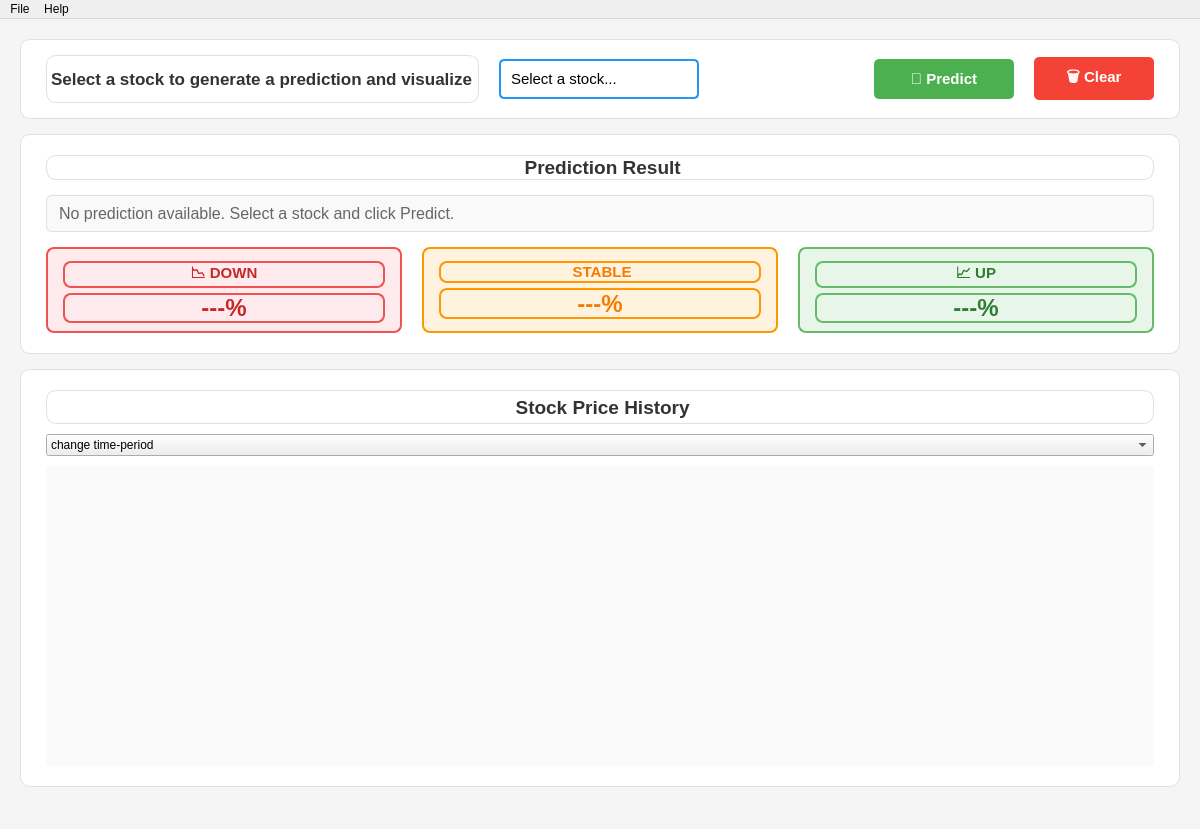
<?xml version="1.0" encoding="UTF-8"?>
<ui version="4.0">
 <class>MainWindow</class>
 <widget class="QMainWindow" name="MainWindow">
  <property name="geometry">
   <rect>
    <x>0</x>
    <y>0</y>
    <width>1200</width>
    <height>829</height>
   </rect>
  </property>
  <property name="windowTitle">
   <string>Stock Price Predictor - ML Dashboard</string>
  </property>
  <property name="styleSheet">
   <string notr="true">QMainWindow {
    background-color: #f5f5f5;
}

QLabel {
    font-family: Segoe UI;
}

QPushButton {
    border-radius: 5px;
    padding: 8px 16px;
    font-weight: bold;
    font-size: 11pt;
}

QPushButton:hover {
    opacity: 0.9;
}</string>
  </property>
  <widget class="QWidget" name="centralwidget">
   <layout class="QVBoxLayout" name="verticalLayout">
    <property name="spacing">
     <number>15</number>
    </property>
    <property name="leftMargin">
     <number>20</number>
    </property>
    <property name="topMargin">
     <number>20</number>
    </property>
    <property name="rightMargin">
     <number>20</number>
    </property>
    <property name="bottomMargin">
     <number>20</number>
    </property>
    <item>
     <widget class="QFrame" name="headerFrame">
      <property name="minimumSize">
       <size>
        <width>0</width>
        <height>80</height>
       </size>
      </property>
      <property name="maximumSize">
       <size>
        <width>16777215</width>
        <height>80</height>
       </size>
      </property>
      <property name="styleSheet">
       <string notr="true">QFrame {
    background-color: white;
    border-radius: 10px;
    border: 1px solid #e0e0e0;
}</string>
      </property>
      <layout class="QHBoxLayout" name="horizontalLayout_header">
       <property name="spacing">
        <number>20</number>
       </property>
       <property name="leftMargin">
        <number>25</number>
       </property>
       <property name="topMargin">
        <number>15</number>
       </property>
       <property name="rightMargin">
        <number>25</number>
       </property>
       <property name="bottomMargin">
        <number>15</number>
       </property>
       <item>
        <widget class="QLabel" name="lblStockName">
         <property name="styleSheet">
          <string notr="true">font-size: 13pt; 
font-weight: bold; 
color: #333333;</string>
         </property>
         <property name="text">
          <string>Select a stock to generate a prediction and visualize</string>
         </property>
        </widget>
       </item>
       <item>
        <widget class="QComboBox" name="comboBoxStock">
         <property name="minimumSize">
          <size>
           <width>200</width>
           <height>40</height>
          </size>
         </property>
         <property name="styleSheet">
          <string notr="true">QComboBox {
    border: 2px solid #2196F3;
    border-radius: 5px;
    padding: 5px 10px;
    background-color: white;
    font-size: 11pt;
}

QComboBox:hover {
    border: 2px solid #1976D2;
}

QComboBox::drop-down {
    border: none;
    width: 30px;
}

QComboBox::down-arrow {
    image: url(:/icons/down-arrow.png);
    width: 12px;
    height: 12px;
}</string>
         </property>
         <item>
          <property name="text">
           <string>Select a stock...</string>
          </property>
         </item>
         <item>
          <property name="text">
           <string>Coca-Cola</string>
          </property>
         </item>
         <item>
          <property name="text">
           <string>Tesla</string>
          </property>
         </item>
         <item>
          <property name="text">
           <string>Google</string>
          </property>
         </item>
         <item>
          <property name="text">
           <string>NVIDIA</string>
          </property>
         </item>
         <item>
          <property name="text">
           <string>Johnson and Johnson</string>
          </property>
         </item>
        </widget>
       </item>
       <item>
        <spacer name="horizontalSpacer">
         <property name="orientation">
          <enum>Qt::Orientation::Horizontal</enum>
         </property>
         <property name="sizeHint" stdset="0">
          <size>
           <width>40</width>
           <height>20</height>
          </size>
         </property>
        </spacer>
       </item>
       <item>
        <widget class="QPushButton" name="btnPredict">
         <property name="minimumSize">
          <size>
           <width>140</width>
           <height>40</height>
          </size>
         </property>
         <property name="cursor">
          <cursorShape>PointingHandCursor</cursorShape>
         </property>
         <property name="styleSheet">
          <string notr="true">QPushButton {
    background-color: #4CAF50;
    color: white;
    border: none;
}

QPushButton:hover {
    background-color: #45a049;
}

QPushButton:pressed {
    background-color: #3d8b40;
}

QPushButton:disabled {
    background-color: #cccccc;
    color: #666666;
}</string>
         </property>
         <property name="text">
          <string>🔮 Predict</string>
         </property>
        </widget>
       </item>
       <item>
        <widget class="QPushButton" name="btnClear">
         <property name="minimumSize">
          <size>
           <width>120</width>
           <height>40</height>
          </size>
         </property>
         <property name="cursor">
          <cursorShape>PointingHandCursor</cursorShape>
         </property>
         <property name="styleSheet">
          <string notr="true">QPushButton {
    background-color: #f44336;
    color: white;
    border: none;
}

QPushButton:hover {
    background-color: #da190b;
}

QPushButton:pressed {
    background-color: #c1170a;
}</string>
         </property>
         <property name="text">
          <string>🗑️ Clear</string>
         </property>
        </widget>
       </item>
      </layout>
     </widget>
    </item>
    <item>
     <widget class="QFrame" name="predictionFrame">
      <property name="minimumSize">
       <size>
        <width>0</width>
        <height>220</height>
       </size>
      </property>
      <property name="maximumSize">
       <size>
        <width>16777215</width>
        <height>220</height>
       </size>
      </property>
      <property name="styleSheet">
       <string notr="true">QFrame {
    background-color: white;
    border-radius: 10px;
    border: 1px solid #e0e0e0;
}</string>
      </property>
      <layout class="QVBoxLayout" name="verticalLayout_prediction">
       <property name="spacing">
        <number>15</number>
       </property>
       <property name="leftMargin">
        <number>25</number>
       </property>
       <property name="topMargin">
        <number>20</number>
       </property>
       <property name="rightMargin">
        <number>25</number>
       </property>
       <property name="bottomMargin">
        <number>20</number>
       </property>
       <item>
        <widget class="QLabel" name="lblPredictionTitle">
         <property name="styleSheet">
          <string notr="true">font-size: 14pt; 
            font-weight: bold; 
            color: #333333;</string>
         </property>
         <property name="text">
          <string> Prediction Result</string>
         </property>
         <property name="alignment">
          <set>Qt::AlignmentFlag::AlignCenter</set>
         </property>
        </widget>
       </item>
       <item>
        <widget class="QLabel" name="lblPredictionText">
         <property name="minimumSize">
          <size>
           <width>0</width>
           <height>35</height>
          </size>
         </property>
         <property name="styleSheet">
          <string notr="true">font-size: 12pt; 
color: #666666; 
padding: 8px; 
background-color: #f9f9f9; 
border-radius: 5px;</string>
         </property>
         <property name="text">
          <string>No prediction available. Select a stock and click Predict.</string>
         </property>
         <property name="wordWrap">
          <bool>true</bool>
         </property>
        </widget>
       </item>
       <item>
        <layout class="QHBoxLayout" name="horizontalLayout_probabilities">
         <property name="spacing">
          <number>20</number>
         </property>
         <item>
          <widget class="QFrame" name="frameDown">
           <property name="styleSheet">
            <string notr="true">QFrame {
    background-color: #ffebee;
    border-radius: 8px;
    border: 2px solid #ef5350;
}</string>
           </property>
           <layout class="QVBoxLayout" name="verticalLayout_down">
            <property name="spacing">
             <number>5</number>
            </property>
            <property name="leftMargin">
             <number>15</number>
            </property>
            <property name="topMargin">
             <number>12</number>
            </property>
            <property name="rightMargin">
             <number>15</number>
            </property>
            <property name="bottomMargin">
             <number>12</number>
            </property>
            <item>
             <widget class="QLabel" name="lblDownTitle">
              <property name="styleSheet">
               <string notr="true">font-size: 11pt; 
font-weight: bold; 
color: #c62828;</string>
              </property>
              <property name="text">
               <string>📉 DOWN</string>
              </property>
              <property name="alignment">
               <set>Qt::AlignmentFlag::AlignCenter</set>
              </property>
             </widget>
            </item>
            <item>
             <widget class="QLabel" name="lblDownValue">
              <property name="minimumSize">
               <size>
                <width>0</width>
                <height>30</height>
               </size>
              </property>
              <property name="styleSheet">
               <string notr="true">font-size: 18pt; 
font-weight: bold; 
color: #c62828;</string>
              </property>
              <property name="text">
               <string>---%</string>
              </property>
              <property name="alignment">
               <set>Qt::AlignmentFlag::AlignCenter</set>
              </property>
             </widget>
            </item>
           </layout>
          </widget>
         </item>
         <item>
          <widget class="QFrame" name="frameHold">
           <property name="styleSheet">
            <string notr="true">QFrame {
    background-color: #fff3e0;
    border-radius: 8px;
    border: 2px solid #ff9800;
}</string>
           </property>
           <layout class="QVBoxLayout" name="verticalLayout_hold">
            <property name="spacing">
             <number>5</number>
            </property>
            <property name="leftMargin">
             <number>15</number>
            </property>
            <property name="topMargin">
             <number>12</number>
            </property>
            <property name="rightMargin">
             <number>15</number>
            </property>
            <property name="bottomMargin">
             <number>12</number>
            </property>
            <item>
             <widget class="QLabel" name="lblHoldTitle">
              <property name="styleSheet">
               <string notr="true">font-size: 11pt; 
font-weight: bold; 
color: #f57c00;</string>
              </property>
              <property name="text">
               <string> STABLE</string>
              </property>
              <property name="alignment">
               <set>Qt::AlignmentFlag::AlignCenter</set>
              </property>
             </widget>
            </item>
            <item>
             <widget class="QLabel" name="lblHoldValue">
              <property name="minimumSize">
               <size>
                <width>0</width>
                <height>30</height>
               </size>
              </property>
              <property name="styleSheet">
               <string notr="true">font-size: 18pt; 
font-weight: bold; 
color: #f57c00;</string>
              </property>
              <property name="text">
               <string>---%</string>
              </property>
              <property name="alignment">
               <set>Qt::AlignmentFlag::AlignCenter</set>
              </property>
             </widget>
            </item>
           </layout>
          </widget>
         </item>
         <item>
          <widget class="QFrame" name="frameUp">
           <property name="styleSheet">
            <string notr="true">QFrame {
    background-color: #e8f5e9;
    border-radius: 8px;
    border: 2px solid #66bb6a;
}</string>
           </property>
           <layout class="QVBoxLayout" name="verticalLayout_up">
            <property name="spacing">
             <number>5</number>
            </property>
            <property name="leftMargin">
             <number>15</number>
            </property>
            <property name="topMargin">
             <number>12</number>
            </property>
            <property name="rightMargin">
             <number>15</number>
            </property>
            <property name="bottomMargin">
             <number>12</number>
            </property>
            <item>
             <widget class="QLabel" name="lblUpTitle">
              <property name="styleSheet">
               <string notr="true">font-size: 11pt; 
font-weight: bold; 
color: #2e7d32;</string>
              </property>
              <property name="text">
               <string>📈 UP</string>
              </property>
              <property name="alignment">
               <set>Qt::AlignmentFlag::AlignCenter</set>
              </property>
             </widget>
            </item>
            <item>
             <widget class="QLabel" name="lblUpValue">
              <property name="minimumSize">
               <size>
                <width>0</width>
                <height>30</height>
               </size>
              </property>
              <property name="styleSheet">
               <string notr="true">font-size: 18pt; 
font-weight: bold; 
color: #2e7d32;</string>
              </property>
              <property name="text">
               <string>---%</string>
              </property>
              <property name="alignment">
               <set>Qt::AlignmentFlag::AlignCenter</set>
              </property>
             </widget>
            </item>
           </layout>
          </widget>
         </item>
        </layout>
       </item>
      </layout>
     </widget>
    </item>
    <item>
     <widget class="QFrame" name="chartFrame">
      <property name="styleSheet">
       <string notr="true">QFrame {
    background-color: white;
    border-radius: 10px;
    border: 1px solid #e0e0e0;
}</string>
      </property>
      <layout class="QVBoxLayout" name="verticalLayout_chart">
       <property name="spacing">
        <number>10</number>
       </property>
       <property name="leftMargin">
        <number>25</number>
       </property>
       <property name="topMargin">
        <number>20</number>
       </property>
       <property name="rightMargin">
        <number>25</number>
       </property>
       <property name="bottomMargin">
        <number>20</number>
       </property>
       <item>
        <widget class="QLabel" name="lblChartTitle">
         <property name="styleSheet">
          <string notr="true">font-size: 14pt; 
font-weight: bold; 
color: #333333;</string>
         </property>
         <property name="text">
          <string> Stock Price History</string>
         </property>
         <property name="alignment">
          <set>Qt::AlignmentFlag::AlignCenter</set>
         </property>
        </widget>
       </item>
       <item>
        <widget class="QComboBox" name="comboBox">
         <item>
          <property name="text">
           <string>change time-period</string>
          </property>
         </item>
         <item>
          <property name="text">
           <string>1 week</string>
          </property>
         </item>
         <item>
          <property name="text">
           <string>1 month</string>
          </property>
         </item>
         <item>
          <property name="text">
           <string>6 month</string>
          </property>
         </item>
         <item>
          <property name="text">
           <string>1 Year</string>
          </property>
         </item>
         <item>
          <property name="text">
           <string>5 Year</string>
          </property>
         </item>
        </widget>
       </item>
       <item>
        <widget class="QWidget" name="chartWidget" native="true">
         <property name="minimumSize">
          <size>
           <width>0</width>
           <height>300</height>
          </size>
         </property>
         <property name="styleSheet">
          <string notr="true">background-color: #fafafa; 
border-radius: 5px;</string>
         </property>
        </widget>
       </item>
      </layout>
     </widget>
    </item>
   </layout>
  </widget>
  <widget class="QMenuBar" name="menubar">
   <property name="geometry">
    <rect>
     <x>0</x>
     <y>0</y>
     <width>1200</width>
     <height>26</height>
    </rect>
   </property>
   <widget class="QMenu" name="menuFile">
    <property name="title">
     <string>File</string>
    </property>
    <addaction name="actionExport"/>
    <addaction name="separator"/>
    <addaction name="actionExit"/>
   </widget>
   <widget class="QMenu" name="menuHelp">
    <property name="title">
     <string>Help</string>
    </property>
    <addaction name="actionAbout"/>
   </widget>
   <addaction name="menuFile"/>
   <addaction name="menuHelp"/>
  </widget>
  <widget class="QStatusBar" name="statusbar">
   <property name="styleSheet">
    <string notr="true">background-color: #f5f5f5; 
color: #666666;</string>
   </property>
  </widget>
  <action name="actionExport">
   <property name="text">
    <string>Export Results...</string>
   </property>
  </action>
  <action name="actionExit">
   <property name="text">
    <string>Exit</string>
   </property>
  </action>
  <action name="actionAbout">
   <property name="text">
    <string>About</string>
   </property>
  </action>
 </widget>
 <resources/>
 <connections/>
</ui>
